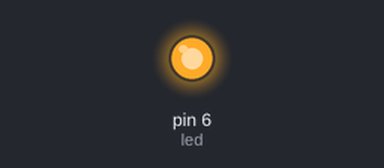
A sketch run on a simulated Arduino Uno, built with avr-gcc and run on an emulated ATmega328P. On the bench: output pins drawn as LEDs (lit = HIGH).

Above: at 1.7 s.
At 5.2 s:
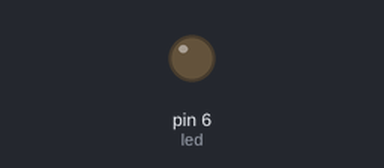
Timing chart, 0 to 9.1 s (numbered marks = the images above):
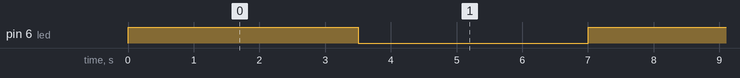

The sketch:

xitkj417.ino
```cpp
/*
  Blink
  Menyalakan LED pada Pin 6 selama 3,5 detik dan Mematikanya selama 3,5 detik.

  Ini contoh Kode Programnya.
 */

int led = 6;//Output pada Digital Pin adalah sebuah LED yang terkoneksi/terhubung dengan Digital Pin 6.

void setup()
{
  pinMode(led, OUTPUT);//Mengatur Digital Pin sebagai Output.
}

void loop()
{
  digitalWrite(led, HIGH);   // Mengatur LED agar Menyala.
  delay(3500);               // Tunggu sampai 3,5 detik.
  digitalWrite(led, LOW);    // Mengatur LED agar Mati.
  delay(3500);               // Tunggu sampai 3,5 detik.
}
```

Measured:
- by itself, pin 6 (led): alternates HIGH for 3.5 s and LOW for 3.5 s
